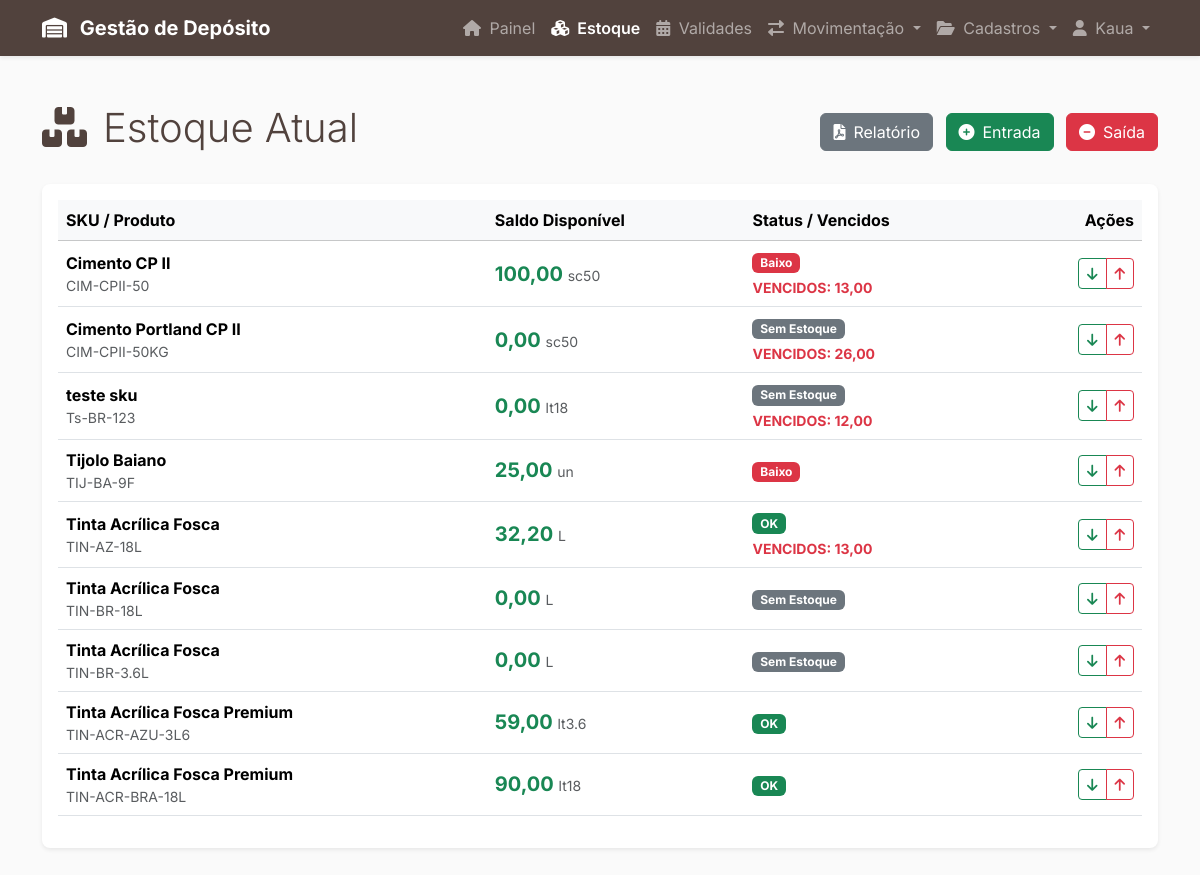
/estoque/index.php (signed in), run on the app's committed database.
### tables this page shows
CREATE TABLE `itens_sku` (
  `id` int(11) NOT NULL,
  `id_produto` int(11) NOT NULL COMMENT 'Referência ao produto "molde"',
  `id_unidade_medida` int(11) NOT NULL COMMENT 'Unidade de estoque/venda (Ex: Lata 18L, Saco 50kg, m²)',
  `codigo_sku` varchar(100) NOT NULL COMMENT 'Código único (pode ser o código de barras)',
  `peso_bruto_kg` decimal(10,3) DEFAULT NULL COMMENT 'Peso do item para logística',
  `estoque_minimo` decimal(10,3) NOT NULL DEFAULT 0.000 COMMENT 'Nível para disparar alerta de reposição'
);

CREATE TABLE `produtos` (
  `id` int(11) NOT NULL,
  `id_categoria` int(11) NOT NULL,
  `nome` varchar(255) NOT NULL COMMENT 'Nome base do produto (Ex: Tinta Acrílica Standard)',
  `descricao` text DEFAULT NULL
);

CREATE TABLE `unidades_medida` (
  `id` int(11) NOT NULL,
  `nome` varchar(50) NOT NULL COMMENT 'Ex: Quilograma, Metro Cúbico, Saco 50kg',
  `sigla` varchar(10) NOT NULL COMMENT 'Ex: kg, m³, sc50, un'
);

### src/estoque.php (called while the page is built, shortened)
<?php
function listarEstoqueGeral() {
    $conn = getDBConnection();
    $sql = "SELECT
                p.id AS id_produto,
                p.nome AS produto_nome,
                sku.id AS id_sku,
                sku.codigo_sku,
                sku.estoque_minimo,
                u.sigla AS unidade,
                -- Soma apenas o que NÃO venceu
                SUM(CASE
                    WHEN l.data_validade >= CURDATE() OR l.data_validade IS NULL
                    THEN l.quantidade_atual
                    ELSE 0
                END) AS saldo_valido,
                -- Soma apenas o que JÁ venceu
                SUM(CASE
                    WHEN l.data_validade < CURDATE()
                    THEN l.quantidade_atual
                    ELSE 0
                END) AS saldo_vencido,
                -- Pega a próxima validade apenas dos itens VÁLIDOS
                MIN(CASE
                    WHEN l.quantidade_atual > 0 AND (l.data_validade >= CURDATE() OR l.data_validade IS NULL)
                    THEN l.data_validade
                END) AS proxima_validade,
                -- Pega a data do item vencido mais recente (para alerta)
                MAX(CASE
                    WHEN l.quantidade_atual > 0 AND l.data_validade < CURDATE()
                    THEN l.data_validade
                END) AS data_vencido_recente,
                GROUP_CONCAT(DISTINCT f.razao_social SEPARATOR ', ') AS fornecedores
            FROM Itens_SKU sku
            JOIN Produtos p ON sku.id_produto = p.id
            LEFT JOIN Lotes l ON l.id_item_sku = sku.id
            LEFT JOIN Unidades_Medida u ON sku.id_unidade_medida = u.id
            LEFT JOIN Fornecedores f ON l.id_fornecedor = f.id
            GROUP BY sku.id
            ORDER BY p.nome ASC, sku.codigo_sku ASC";
    $resultado = mysqli_query($conn, $sql);
    $estoque = [];
    if ($resultado) {
        while ($linha = mysqli_fetch_assoc($resultado)) {
            $linha['saldo_valido'] = (float)$linha['saldo_valido'];
            $linha['saldo_vencido'] = (float)$linha['saldo_vencido'];
            $estoque[] = $linha;
        }
    }
    return $estoque;
}
?>

### public/estoque/index.php (the view, shortened to what this page needs)
<?php
include '../../templates/header.php';
require_once '../../src/estoque.php';
$lista_estoque = listarEstoqueGeral();
?>
<div class="container my-5">
    <div class="d-flex justify-content-between align-items-center mb-4">
        <h1 class="display-6 text-marrom-escuro">
            <i class="fas fa-boxes me-3"></i>Estoque Atual
        </h1>
        <div>
            <button onclick="gerarPDF()" class="btn btn-secondary me-2">
                <i class="fas fa-file-pdf me-2"></i>Relatório
            </button>
            <a href="../entrada/nova.php" class="btn btn-success me-2">
                <i class="fas fa-plus-circle me-2"></i>Entrada
            </a>
            <a href="../saida/nova.php" class="btn btn-danger">
                <i class="fas fa-minus-circle me-2"></i>Saída
            </a>
        </div>
    </div>
    <div class="card shadow-sm border-0 rounded-3" id="tabelaParaImprimir">
        <div class="card-body">
            <div class="table-responsive">
                <table class="table table-hover align-middle">
                    <thead class="table-light">
                        <tr>
                            <th>SKU / Produto</th>
                            <th>Saldo Disponível</th>
                            <th>Status / Vencidos</th>
                            <th class="text-end d-print-none">Ações</th>
                        </tr>
                    </thead>
                    <tbody>
                        <?php foreach ($lista_estoque as $item): ?>
                        <tr>
                            <td>
                                <div class="fw-bold"><?php echo htmlspecialchars($item['produto_nome']); ?></div>
                                <div class="text-muted small"><?php echo htmlspecialchars($item['codigo_sku']); ?></div>
                            </td>
                            <td>
                                <span class="fw-bold fs-5 text-success">
                                    <?php echo number_format($item['saldo_valido'], 2, ',', '.'); ?>
                                </span>
                                <small class="text-muted"><?php echo htmlspecialchars($item['unidade']); ?></small>
                            </td>
                            <td>
                                <?php
                                    if ($item['saldo_valido'] <= 0) {
                                        echo '<span class="badge bg-secondary">Sem Estoque</span>';
                                    } elseif ($item['saldo_valido'] <= $item['estoque_minimo']) {
                                        echo '<span class="badge bg-danger">Baixo</span>';
                                    } else {
                                        echo '<span class="badge bg-success">OK</span>';
                                    }
                                ?>
                                <?php if ($item['saldo_vencido'] > 0): ?>
                                    <div class="text-danger small fw-bold mt-1">
                                        VENCIDOS: <?php echo number_format($item['saldo_vencido'], 2, ',', '.'); ?>
                                    </div>
                                <?php endif; ?>
                            </td>
                            <td class="text-end d-print-none">
                                <div class="btn-group" role="group">
                                    <a href="../entrada/nova.php?sku=<?php echo $item['id_sku']; ?>"
                                       class="btn btn-sm btn-outline-success" title="Dar Entrada">
                                        <i class="fas fa-arrow-down"></i>
                                    </a>
                                    <a href="../saida/nova.php?sku=<?php echo $item['id_sku']; ?>"
                                       class="btn btn-sm btn-outline-danger" title="Dar Saída">
                                        <i class="fas fa-arrow-up"></i>
                                    </a>
                                </div>
                            </td>
                        </tr>
                        <?php endforeach; ?>
                    </tbody>
                </table>
            </div>
        </div>
    </div>
</div>
<?php
include '../../templates/footer.php';
?>

### templates/header.php (style rules this page uses)
body { font-family: 'Inter', sans-serif; background-color: #FAFAFA; }
.text-marrom-escuro { color: #51423D; }

### data on the page
itens_sku: id_produto.nome "Cimento CP II", codigo_sku "CIM-CPII-50", saldo_valido "100,00", id_unidade_medida.sigla "sc50", estoque_minimo "Baixo", saldo_vencido "13,00"
itens_sku: id_produto.nome "Cimento Portland CP II", codigo_sku "CIM-CPII-50KG", saldo_valido "0,00", id_unidade_medida.sigla "sc50", shows "Sem Estoque", saldo_vencido "26,00"
itens_sku: id_produto.nome "teste sku", codigo_sku "Ts-BR-123", saldo_valido "0,00", id_unidade_medida.sigla "lt18", shows "Sem Estoque", saldo_vencido "12,00"
itens_sku: id_produto.nome "Tijolo Baiano", codigo_sku "TIJ-BA-9F", saldo_valido "25,00", id_unidade_medida.sigla "un", estoque_minimo "Baixo"
itens_sku: id_produto.nome "Tinta Acrílica Fosca", codigo_sku "TIN-AZ-18L", saldo_valido "32,20", id_unidade_medida.sigla "L", estoque_minimo "OK", saldo_vencido "13,00"
itens_sku: id_produto.nome "Tinta Acrílica Fosca", codigo_sku "TIN-BR-18L", saldo_valido "0,00", id_unidade_medida.sigla "L", shows "Sem Estoque"
itens_sku: id_produto.nome "Tinta Acrílica Fosca", codigo_sku "TIN-BR-3.6L", saldo_valido "0,00", id_unidade_medida.sigla "L", shows "Sem Estoque"
itens_sku: id_produto.nome "Tinta Acrílica Fosca Premium", codigo_sku "TIN-ACR-AZU-3L6", saldo_valido "59,00", id_unidade_medida.sigla "lt3.6", estoque_minimo "OK"
itens_sku: id_produto.nome "Tinta Acrílica Fosca Premium", codigo_sku "TIN-ACR-BRA-18L", saldo_valido "90,00", id_unidade_medida.sigla "lt18", estoque_minimo "OK"

### other printed values
$_SESSION['user_name'] "Kaua"
